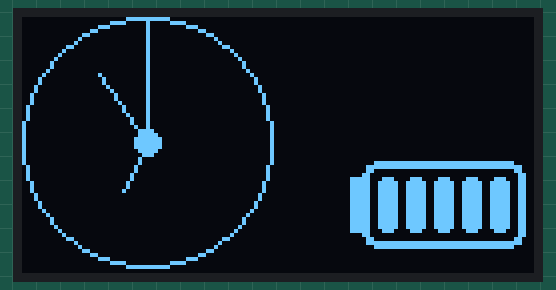
This sketch was run on a simulated Arduino Uno, built with avr-gcc and run on an emulated ATmega328P. Parts: 128×64 one-colour display. The display library's start-up logo is not drawn.

Above: at 0.3 s.
At 5.4 s:
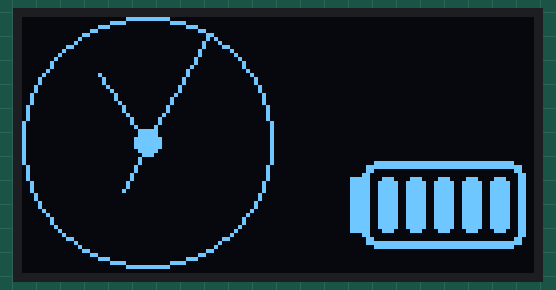
At 9.3 s:
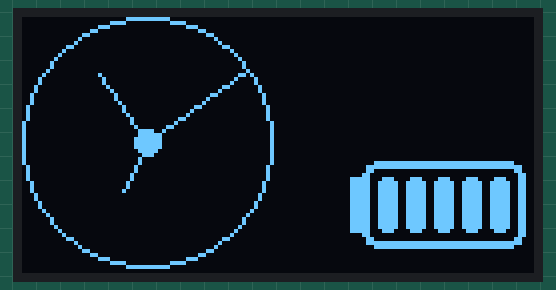
At 18.4 s:
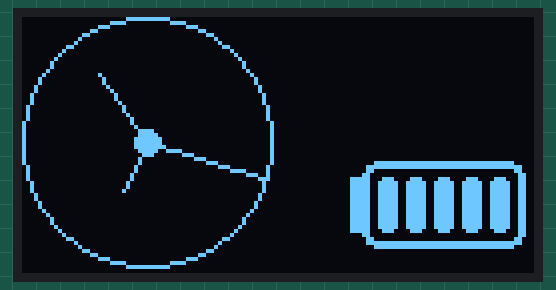
At 27.4 s:
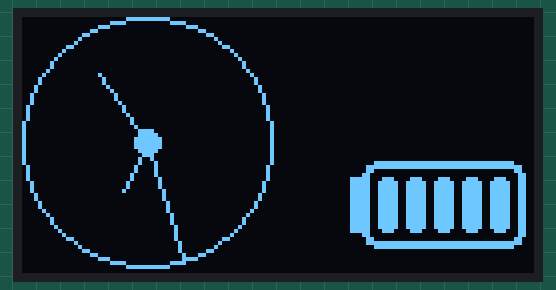
At 38.4 s:
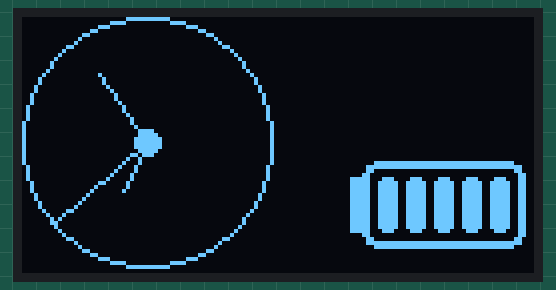

Measured:
- what the display in image 0 shows lasts 1.0 s, from 0.3 s to 1.3 s

The sketch:

watch_main_sketch.ino
```cpp
/*
 * Nathan Steward
 * 7/17/2017
 * Published under MIT liscense
 *
 * TODO:
 * add in DS3231 RTC compatibility
 * add menu
 * add battery monitor code
 */

#include <Time.h>
#include <TimeLib.h> //temp libs for time

#include <SPI.h>
#include <Wire.h>
#include <Adafruit_GFX.h>
#include <Adafruit_SSD1306.h>

#define OLED_RESET 4
Adafruit_SSD1306 display(OLED_RESET);

#if (SSD1306_LCDHEIGHT != 64)
#error("Height incorrect, please fix Adafruit_SSD1306.h!");
#endif


void setup()   {
  Serial.begin(9600);
  display.begin(SSD1306_SWITCHCAPVCC, 0x3C);
  display.display(); //redo loaded art so it's like "something clock"
  delay(200); //stay for a little
  display.clearDisplay(); //clear and end setup
} //end setup


void loop() {
  byte XCENTER = 128/4 - 1;
  byte YCENTER = 64/2 - 1;
  byte hr = 7;
  byte mn = 54;
  byte sc = 0;
  byte dy = 0;
  byte mnth = 0;
  uint8_t yr = 0;
  char ap;
  setTime(hr,mn,sc,dy,mnth,yr);

  while(1){
    timeGet(hr,mn,sc,ap);
    drawFace(XCENTER,YCENTER,ap);
    setHands(XCENTER,YCENTER,hr,mn,sc);
    setBattery();
    display.display();
    delay(50);
    display.clearDisplay();

  }
} //end loop


void timeGet(byte& getHour, byte& getMinute, byte& getSecond, char& amPm){
  //pings for time, whatever method that may be
  getHour = hourFormat12();
  getMinute = minute();
  getSecond = second();
} //end timeGet


void drawFace(byte xcenter,byte ycenter,char amPm){
  //draws circle or whatever will be backdrop
  display.drawCircle(xcenter, ycenter, 31, WHITE);
  display.fillCircle(xcenter, ycenter, 3, WHITE); //just for aesthetic
  //write rest of face

} //end drawFace


void setHands(byte xcenter, byte ycenter, byte drawHour, byte drawMinute, byte drawSecond){
  //does calculations for hand lines while setting
  double pi = 3.14159; //needed local constant
  byte rhr = 14; //radius of hour hand
  byte rmn = 22; //radius of minute hand
  byte rsc = 31; //radius of second hand

  /*
   * maths
   * ~>take sin or cos of the percentage of the circle w/r/t
   * the percentage of seconds/minutes/hours passed out of 60/60/12 and multiply by
   * radius to find value, given circle is centered at (0,0). add offsets xcenter/ycenter
   * to adjust position
   *
   * find y coordinate
   * cos(2pi * minutes or seconds /60)* radius
   * cos(2pi * hours/12)* radius
   *
   * find x coordinate
   * sin(2pi* minutes or seconds /60)* radius
   * sin(2pi* hours/12)* radius
   */

  display.drawLine(xcenter, ycenter, int (sin(2*pi*drawHour/12)*rhr)+xcenter, int (-cos(2*pi*drawHour/12)*rhr)+ycenter, WHITE);//hour
  display.drawLine(xcenter, ycenter, int (sin(2*pi*drawMinute/60)*rmn)+xcenter, int (-cos(2*pi*drawMinute/60)*rmn)+ycenter, WHITE);//minute
  display.drawLine(xcenter, ycenter, int (sin(2*pi*drawSecond/60)*rsc)+xcenter, int (-cos(2*pi*drawSecond/60)*rsc)+ycenter, WHITE);//second
} //end setTime

void setBattery(){ //seperate funtion to call battery levels
  display.fillRect(82,40,3,14,WHITE);
  display.drawRoundRect(86,37,39,20,3,WHITE);
  display.drawRoundRect(85,36,41,22,4,WHITE);
  //sequentially shows percentage in 20 percent portions
  display.fillRoundRect(89,40,5,14,2,WHITE);
  display.fillRoundRect(96,40,5,14,2,WHITE);
  display.fillRoundRect(103,40,5,14,2,WHITE);
  display.fillRoundRect(110,40,5,14,2,WHITE);
  display.fillRoundRect(117,40,5,14,2,WHITE);
} //end setBattery
```
